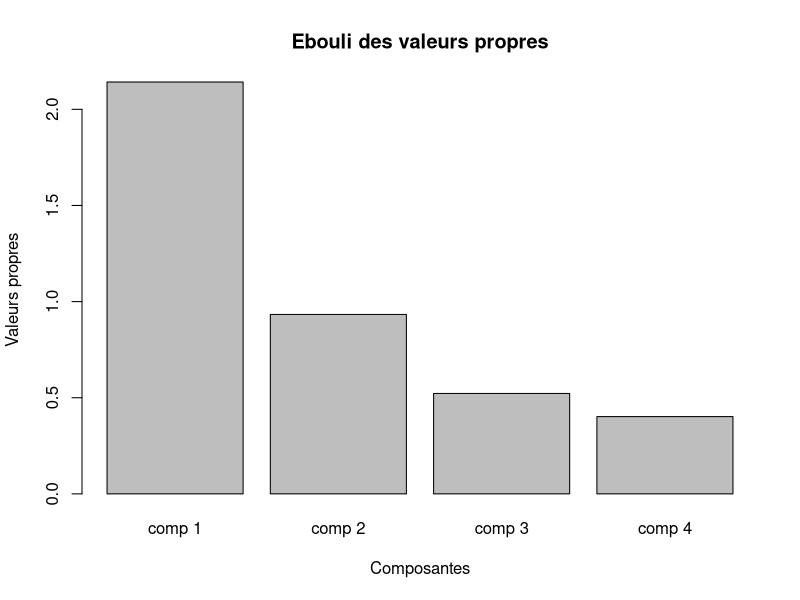
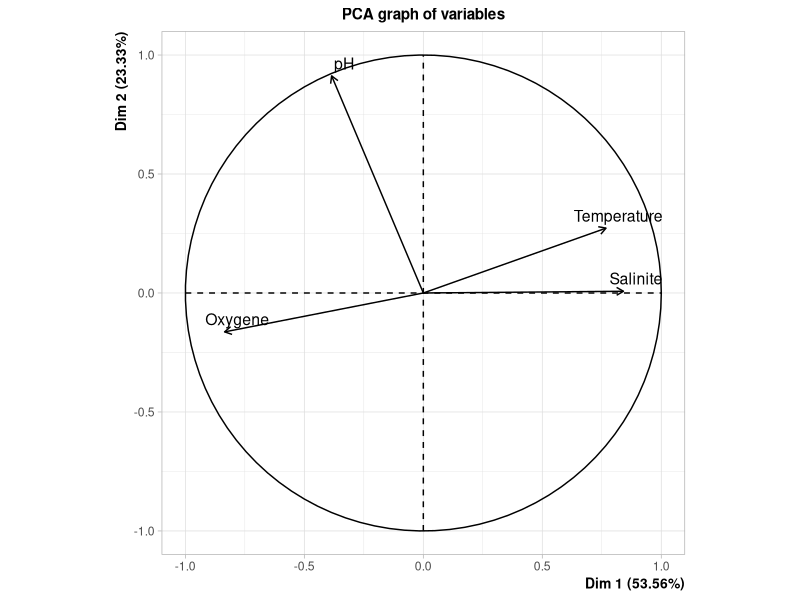
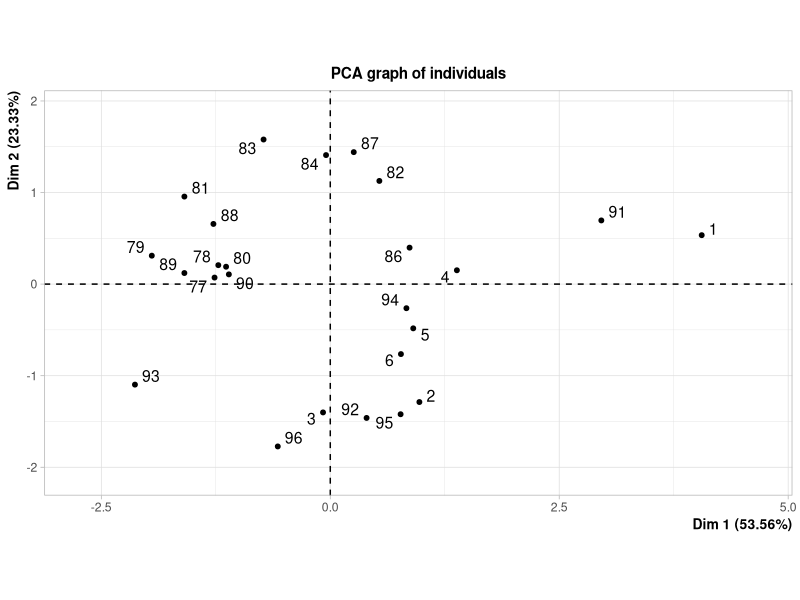
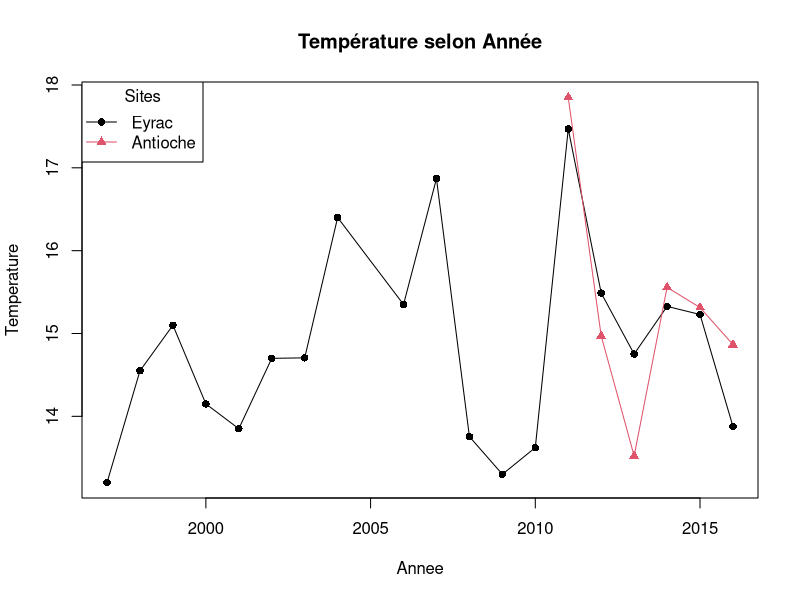
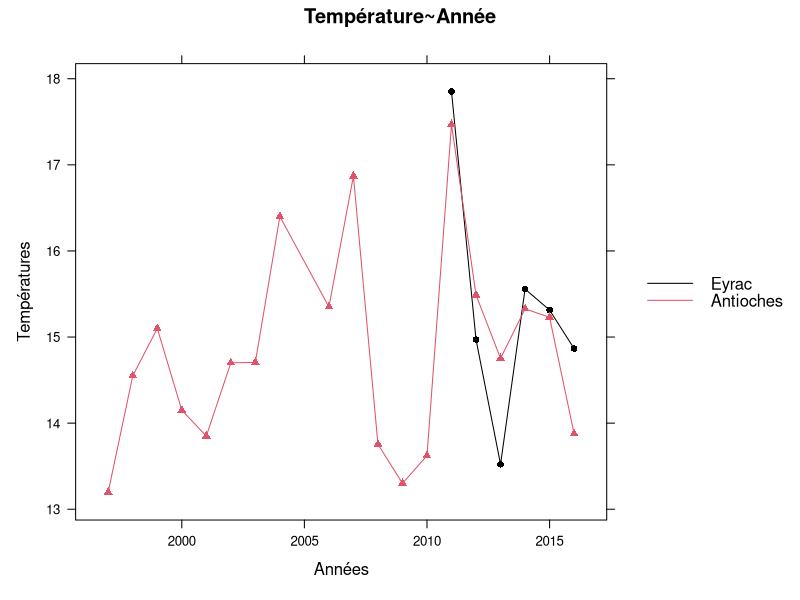

These figures' R source, in order:
#######################
# Authors:
# Tristan FRANCES
# Antoine KOURMANALIEVA
# Mercia NGOMA KOMB
#######################

setwd("~/Bureau/m2/s3/stat/project/script/")
######################################
# Imporation des données : paramètres mesurés selon mois et selon année
######################################

mois<-read.csv("bdd_mois_somlit.csv", header = T,  dec = ".")
annee<-read.csv("bdd_annee_somlit.csv", header = T,  dec = ".")

#############
# Traitement des données pour l'Analyse multivariée ACP
#############
str(annee)
summary(annee)

# exemple d'ACP pour Antioche et Eyrac pour paramètre pH, température, Sallinité et Oxygene 

# choix des paramètres(select) et de l'année/site
data0<-subset(annee, NOM_SITE=="Antioche" | NOM_SITE=="Eyrac", select = c("pH","Temperature", "Salinite", "Oxygene"))
data0<-na.omit(data0)

data<-subset(annee, NOM_SITE=="Antioche" | NOM_SITE=="Eyrac", select = c("Annee","NOM_SITE","pH","Temperature", "Salinite", "Oxygene")) # utile pour la représentation graphique
data<-na.omit(data)

nb_na<-sum(is.na(data0)) # Calculer nombre de NA présent dans le sous ensemble
c("Il y a", nb_na,"NA")

#############
# Transformation des paramètres année et mois en facteur (pour une représentation utilisant s.class)
#############

# data$Annee<-as.factor(data$Annee)
# mois$Annee<-as.factor(mois$Annee); mois$Mois<-as.factor(mois$Mois)

#############
# Réalisation de l'ACP
#############

library(FactoMineR)
?PCA
ACP<-PCA(scale(data0), scale.unit = TRUE, graph= FALSE)
round(ACP$eig,2)
barplot(ACP$eig[,1], main="Ebouli des valeurs propres", xlab = "Composantes", ylab="Valeurs propres")
100/ncol(data) #contrib min
round(ACP$var$contrib[,1:2],2 )
round (ACP$var$cos2[,1] + ACP$var$cos2[,2],2) # Somme des cos2 des variables pour deux axes gardés
coordP<-round(ACP$var$coord[,1:2],2);coordP #Coordonnées sur le cercle de corrélation
coordS<-round(ACP$ind$coord[,1:2],2);coordS #Coordonnées des stations

par(mfrow=c(1,2))
plot(ACP,choix="var",axes= c(1,2))
plot(ACP,choix="ind",axes= c(1,2))

#library(ade4)
#s.class(ACP$ind$coord[,c(1,2)] , fac=data$NOM_SITE, col=c(1:20) )
#s.class(ACP$ind$coord[,c(1,2)] , fac=data$Annee, col=c(1:20) )


###############
# Représentations graphiques avec plot ou xyplot
###############

par(mfrow=c(1,1))
plot(Temperature~Annee, data=data, type = "n", main = "Température selon Année")

with(subset(data, NOM_SITE=="Eyrac"), c(lines(Annee, Temperature, col = 1), points(Annee, Temperature, col = 1, pch = 16)))
with(subset(data, NOM_SITE=="Antioche"), c(lines(Annee, Temperature, col = 2), points(Annee, Temperature, col = 2, pch = 17)))
legend("topleft", legend=c("Eyrac", "Antioche"), col=c(1:2), pch = c(16,17), lty = 1, title = "Sites")

library(lattice)
# /!\ Problème de légende
xyplot(Temperature~Annee, groups = NOM_SITE, data=data, type = "b", main="Température~Année", 
  xlab="Années", ylab="Températures", col=c(1:2), pch=c(16:17), 
  key=list(space="right", lines=list(col=c(1:2)), text=list(c("Eyrac","Antioches")))
)
